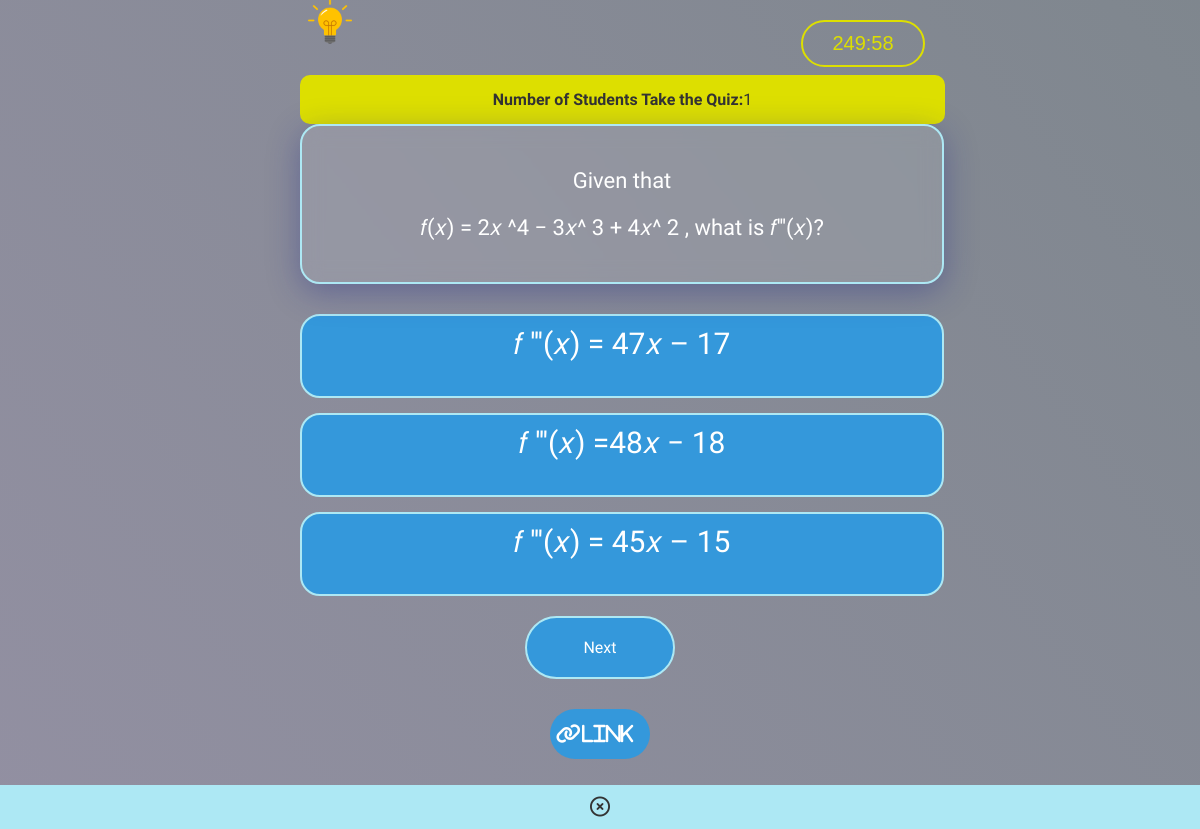
/practice-question/groupD/38/ (signed in), run on the app's committed database.
### quiz/models.py (models this page shows, shortened)
class Question(models.Model):
    TOPIC_CHOICES = [
        ('Limits','Limits'),
        ('Derivative of a function','Derivative of a function'),
        ('Derivatives of trigonometric functions','Derivative of trigonometric functions'),
        ('Derivatives of inverse trigonometric functions','Derivative of inverse trigonometric functions'),
        ('Derivatives of Logarithmic and exponential functions','Derivative of logarithmic and exponential functions'),
        ('Derivatives of Hyperbolic and inverse hyperbolic functions','Derivative of hyperbolic and inverse hyperbolic functions'),
        ('Implicit Differentiation','Implicit Differentiation'),
        ('Explicit Differentiation','Explicit Differentiation'),
        ('Higher Derivative','Higher Derivative'),
    ]
    topic = models.CharField(max_length=100, choices=TOPIC_CHOICES)
    question_text = models.TextField()
    question_formula = models.TextField(blank=True, null=True)
    option_a = models.TextField(null=True, blank=True)
    option_b = models.TextField(null=True, blank=True)
    option_c = models.TextField(null=True, blank=True)
    answer = models.CharField(max_length=100, null=True, blank=True)
    hint_question = models.CharField(max_length=100, null=True, blank=True)
    solution_here = models.ImageField(upload_to='solutions/',blank=True)

### quiz/views.py (the view)
# urls.py: path('practice-question/groupD/<int:practice_mode_instance_id>/', views.practice_question_group_default, name='practice-default-group'),
@csrf_exempt
@login_required(login_url='home')
def practice_question_group_default(request, practice_mode_instance_id):
    practice_mode_instance = PracticeMode.objects.get(id=practice_mode_instance_id)
    time_limit = practice_mode_instance.num_questions * 300
    questions = list(practice_mode_instance.questions.all())
    players = ResultPractice.objects.filter(topic_show=practice_mode_instance).values('user__email').distinct()
    random.shuffle(questions)
    players_count = players.count()
    return render(request,'practiceQuestion/questionGroupDefault.html',{'questions': questions, 'practice_mode_instance_id': practice_mode_instance_id, 'time_limit': time_limit, 'players_count':players_count})

### templates/practiceQuestion/questionGroupDefault.html (shortened to what this page needs)
<!DOCTYPE html>
<html lang="en">
<head>
    {% load static %}
    <link rel="stylesheet" href="{% static 'css/question/questionDefault.css' %}">
    <link rel="stylesheet" href="https://cdnjs.cloudflare.com/ajax/libs/font-awesome/6.5.1/css/all.min.css">
    <link rel="stylesheet" href="https://unpkg.com/mathlive/dist/mathlive-static.css" />
    <link rel="stylesheet" href="//cdn.jsdelivr.net/npm/alertifyjs@1.13.1/build/css/alertify.min.css"/>
    <link rel="stylesheet" href="//cdn.jsdelivr.net/npm/alertifyjs@1.13.1/build/css/themes/default.min.css"/>
</head>
<body>
  <div id="timerDisplay" class="timer"></div>
<div id="quiz-container">
    {% for question in questions %}
    <div class="question-container" data-question-id="{{ question.id }}">
      {% if players_count %}
      <div class="student-reminder">
        <p><strong>Number of Students Take the Quiz:</strong>{{players_count}}</p>
      </div>
      {% else %}
      <div class="student-reminder">
        <p><strong>Number of Students Take the Quiz:</strong>0</p>
      </div>
      {% endif %}
        <div class="slide">
          <div class="image-container">
            <img src="{% static 'img/bulb.png' %}" alt="Hint" class="hint-image" onclick="showHint('{{ question.id }}')">
          </div>
          <div class="question">
            <div class="text-question mathlive">
              <p>{{ question.question_text }}</p>
            </div>
            {% autoescape off %}
            <div class="mathlive">
              <p>{{ question.question_formula }}</p>
            </div>
            {% endautoescape %}
          </div>
            <div class="choices">
                <label class="mathlive" for="answer{{ question.id }}A">{{ question.option_a }}</label>
                <label class="mathlive" for="answer{{ question.id }}B">{{ question.option_b }}</label>
                <label class="mathlive" for="answer{{ question.id }}C" >{{ question.option_c }}</label>
            </div>
        </div>
    </div>
    {% endfor %}
    <div class="navigation-buttons">
        <button id="nextButton" style="display: none;" onclick="nextQuestion()">Next</button>
    </div>
    <div class="" style="align-items: center; justify-content:center; display:flex; margin-top:30px;">
      <a id="quiz-link" href="" class="icon-link link-box"><i class="fa-solid fa-link">Link</i></a>
    </div>
</div>
<nav class="bottom-nav">
    <a href="{% url 'group-student' %}" onclick="window.history.back();"><i class="fa-regular fa-circle-xmark"></i></a>
</nav>
</body>
</html>

### static/css/question/questionDefault.css (style rules this page uses)
body { font-family: 'Nova Square', sans-serif; background: linear-gradient(232deg, rgba(0, 15, 30, 0.5), rgba(38, 33, 69, 0.5)), url('/static/img/bg.jpg'); background-attachment: fixed; background-size: cover; background-position: center; background-repeat: no-repeat; margin: 0; padding: 0; }
.timer { font-size: 20px; color: #dddf00; border: 2px solid #dddf00; border-radius: 30px; text-align: center; padding: 10px; font-family: "Orbitron", sans-serif; width: 100px; position: absolute; margin-top: 20px; top: 0px; right: 275px; }
.student-reminder { background-color: #dddf00; color: #333; padding: 15px; width: 615px; border-radius: 10px; margin-top: 5px; overflow: hidden; white-space: nowrap; }
.student-reminder p { margin: 0; animation: marquee 10s linear infinite; }
.image-container { position: relative; }
.hint-image { width: 60px; cursor: pointer; position: absolute; left: 0; bottom: 73px; }
#quiz-container { max-width: 600px; margin: 50px auto; padding: 20px; border-radius: 10px; opacity: 1; transition: opacity 1s ease-in-out; text-align: center; }
.question-container { margin-bottom: 20px; opacity: 1; transition: opacity 1s ease-in-out; background: transparent; }
.text-question { text-align: center; align-items: center; }
.question { position: relative; text-align: center; align-items: center; justify-content: center; margin-bottom: 30px; color: #fff; border: 2px solid #ade8f4; background: rgba(255, 255, 255, 0.1); box-shadow: 0 8px 32px 0 rgba(31, 38, 135, 0.37); backdrop-filter: blur(1px); -webkit-backdrop-filter: blur(1px); border-radius: 20px; width: 600px; height: auto; overflow: hidden; padding: 20px; backdrop-filter: blur(10px); font-size: 22px; }
.choices { margin-top: 10px; }
.choices label { display: block; font-size: 30px; font-family: 'Nova Square', sans-serif; padding: 10px; width: 620px; height: 60px; background-color: #3498db; color: #fff; border: 2px solid #ade8f4; border-radius: 20px; cursor: pointer; margin-top: 15px; appearance: none; }
button { font-family: 'Nova Square', sans-serif; padding: 20px; width: 150px; background-color: #3498db; border: 2px solid #ade8f4; color: #fff; border-radius: 40px; font-size: 16px; cursor: pointer; transition: background-color 0.3s ease; }
.link-box { display: inline-block; vertical-align: middle; position: relative; width: 100px; height: 50px; background-color: #3498db; text-align: center; line-height: 50px; border-radius: 30px; }
.icon-link { display: flex; justify-content: space-around; align-items: center; color: #fff; text-decoration: none; font-size: 20px; }
.link-box:after { content: ""; display: table; clear: both; }
.bottom-nav { position: fixed; bottom: 0; width: 100%; background-color: #ade8f4; text-align: center; padding: 10px 0; }
.bottom-nav a { display: inline-block; margin: 0 10px; color: #333; font-size: 20px; text-decoration: none; }

### data on the page
Question: players_count "1", question_text "Given that", question_formula "𝑓(𝑥) = 2𝑥 ^4 − 3𝑥^ 3 + 4𝑥^ 2 , what is 𝑓′′′(𝑥)?", option_a "𝑓 ′′′(𝑥) = 47𝑥 – 17", option_b "𝑓 ′′′(𝑥) =48𝑥 − 18", option_c "𝑓 ′′′(𝑥) = 45𝑥 – 15"
